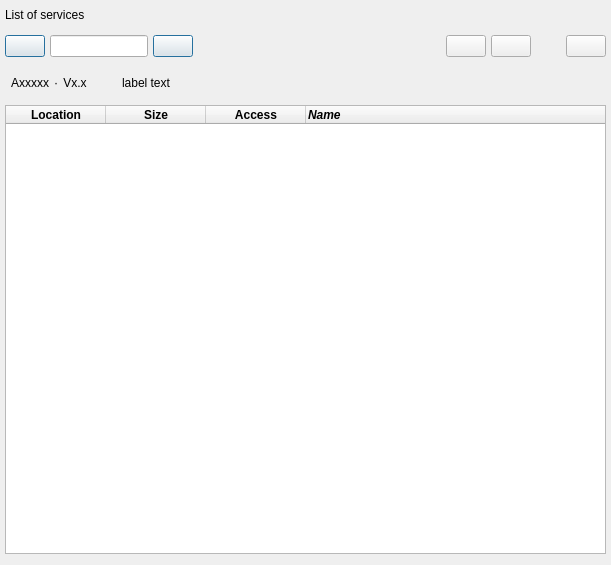
<?xml version="1.0" encoding="UTF-8"?>
<ui version="4.0">
 <class>ServiceListPage</class>
 <widget class="QWidget" name="ServiceListPage">
  <property name="geometry">
   <rect>
    <x>0</x>
    <y>0</y>
    <width>611</width>
    <height>565</height>
   </rect>
  </property>
  <property name="windowTitle">
   <string notr="true">Form</string>
  </property>
  <property name="styleSheet">
   <string notr="true">/* Allgemein */
QFrame[GuiRole=PageTitelFrame] { background: rgb(210, 210, 210); border-radius: 6px;	padding: 6px; }
QFrame[GuiRole=PageTitelFrame] QLabel {  font: bold 10pt; }
QFrame[GuiRole=GroupBox] { background: rgb(230, 230, 230); }

QPushButton[GuiRole=ToolBarButton] { border: 1px solid transparent; border-radius: 3px; padding: 3px; qproperty-iconSize: 24px; }
QPushButton[GuiRole=ToolBarButton]:hover { background: rgb(220, 220, 220); border-color: rgb(220, 220, 220); }
QPushButton[GuiRole=ToolBarButton]:pressed { background: rgb(220, 220, 220); border-color: rgb(110, 110, 110); }
QPushButton[GuiRole=ToolBarButton]:checked { background: rgb(220, 220, 220); border-color: rgb(110, 110, 110); }

/* Spezifisch */
QFrame#headerFrame { background: rgb(230, 230, 230); }
QFrame#headerFrame QLabel {  font: bold; }
QFrame#headerFrame QLabel#titleLabelText { font-style: italic; }
#QFrame#searchFrame { color: rgb(210, 210, 210); }
QTableWidget { border: 0px;}
QTableWidget QHeaderView::section:horizontal
{
	background: rgb(230,230, 230);
	color: rgb(12, 12, 12);
	font: bold;
	border: 1px solid transparent;
    padding: 4px 4px 4px 4px;
}
QTableWidget::item:selected { color: rgb(10, 10, 10); background-color: rgb(200, 200, 200); };
</string>
  </property>
  <layout class="QVBoxLayout" name="verticalLayout">
   <property name="spacing">
    <number>10</number>
   </property>
   <property name="leftMargin">
    <number>5</number>
   </property>
   <property name="topMargin">
    <number>5</number>
   </property>
   <property name="rightMargin">
    <number>5</number>
   </property>
   <property name="bottomMargin">
    <number>5</number>
   </property>
   <item>
    <widget class="QFrame" name="titleFrame">
     <property name="GuiRole" stdset="0">
      <string notr="true">PageTitelFrame</string>
     </property>
     <layout class="QHBoxLayout" name="horizontalLayout_28">
      <property name="leftMargin">
       <number>0</number>
      </property>
      <property name="topMargin">
       <number>0</number>
      </property>
      <property name="rightMargin">
       <number>0</number>
      </property>
      <property name="bottomMargin">
       <number>0</number>
      </property>
      <item>
       <widget class="QLabel" name="titelText">
        <property name="text">
         <string>List of services</string>
        </property>
       </widget>
      </item>
      <item>
       <spacer name="titelSpacer">
        <property name="orientation">
         <enum>Qt::Orientation::Horizontal</enum>
        </property>
        <property name="sizeHint" stdset="0">
         <size>
          <width>40</width>
          <height>20</height>
         </size>
        </property>
       </spacer>
      </item>
     </layout>
    </widget>
   </item>
   <item>
    <widget class="QFrame" name="toolBarFrame">
     <property name="styleSheet">
      <string notr="true"/>
     </property>
     <layout class="QHBoxLayout" name="horizontalLayout_29" stretch="0,0,0,1,0,0,0,0">
      <property name="spacing">
       <number>5</number>
      </property>
      <property name="leftMargin">
       <number>0</number>
      </property>
      <property name="topMargin">
       <number>0</number>
      </property>
      <property name="rightMargin">
       <number>0</number>
      </property>
      <property name="bottomMargin">
       <number>0</number>
      </property>
      <item>
       <widget class="QPushButton" name="clearSearchTextButton">
        <property name="sizePolicy">
         <sizepolicy hsizetype="Preferred" vsizetype="Fixed">
          <horstretch>0</horstretch>
          <verstretch>0</verstretch>
         </sizepolicy>
        </property>
        <property name="toolTip">
         <string>Clear search text</string>
        </property>
        <property name="icon">
         <iconset>
          <disabledoff>:/Symbols/ClearInput_P.png</disabledoff>
          <activeon>:/Symbols/ClearInput_A.png</activeon>
         </iconset>
        </property>
        <property name="iconSize">
         <size>
          <width>24</width>
          <height>24</height>
         </size>
        </property>
        <property name="default">
         <bool>true</bool>
        </property>
        <property name="GuiRole" stdset="0">
         <string notr="true">ToolBarButton</string>
        </property>
       </widget>
      </item>
      <item>
       <widget class="QLineEdit" name="searchText">
        <property name="sizePolicy">
         <sizepolicy hsizetype="Expanding" vsizetype="Fixed">
          <horstretch>0</horstretch>
          <verstretch>0</verstretch>
         </sizepolicy>
        </property>
        <property name="maximumSize">
         <size>
          <width>98</width>
          <height>16777215</height>
         </size>
        </property>
        <property name="toolTip">
         <string>Enter search text</string>
        </property>
        <property name="styleSheet">
         <string notr="true">max-width: 6em;</string>
        </property>
        <property name="maxLength">
         <number>100</number>
        </property>
       </widget>
      </item>
      <item>
       <widget class="QPushButton" name="findNextButton">
        <property name="sizePolicy">
         <sizepolicy hsizetype="Preferred" vsizetype="Fixed">
          <horstretch>0</horstretch>
          <verstretch>0</verstretch>
         </sizepolicy>
        </property>
        <property name="toolTip">
         <string>Find next</string>
        </property>
        <property name="icon">
         <iconset>
          <disabledoff>:/Symbols/Magnifier_P.png</disabledoff>
          <activeon>:/Symbols/Magnifier_A.png</activeon>
         </iconset>
        </property>
        <property name="iconSize">
         <size>
          <width>24</width>
          <height>24</height>
         </size>
        </property>
        <property name="default">
         <bool>true</bool>
        </property>
        <property name="GuiRole" stdset="0">
         <string notr="true">ToolBarButton</string>
        </property>
       </widget>
      </item>
      <item>
       <spacer name="toolBarSpacer_2">
        <property name="orientation">
         <enum>Qt::Orientation::Horizontal</enum>
        </property>
        <property name="sizeHint" stdset="0">
         <size>
          <width>10</width>
          <height>5</height>
         </size>
        </property>
       </spacer>
      </item>
      <item>
       <widget class="QPushButton" name="reloadButton">
        <property name="sizePolicy">
         <sizepolicy hsizetype="Preferred" vsizetype="Fixed">
          <horstretch>0</horstretch>
          <verstretch>0</verstretch>
         </sizepolicy>
        </property>
        <property name="toolTip">
         <string>Reload service map</string>
        </property>
        <property name="icon">
         <iconset>
          <disabledoff>:/Symbols/Reload_P.png</disabledoff>
          <activeon>:/Symbols/Reload_A.png</activeon>
         </iconset>
        </property>
        <property name="iconSize">
         <size>
          <width>24</width>
          <height>24</height>
         </size>
        </property>
        <property name="GuiRole" stdset="0">
         <string notr="true">ToolBarButton</string>
        </property>
       </widget>
      </item>
      <item>
       <widget class="QPushButton" name="openInEditorButton">
        <property name="enabled">
         <bool>true</bool>
        </property>
        <property name="sizePolicy">
         <sizepolicy hsizetype="Preferred" vsizetype="Fixed">
          <horstretch>0</horstretch>
          <verstretch>0</verstretch>
         </sizepolicy>
        </property>
        <property name="toolTip">
         <string>Open service map in external in editor</string>
        </property>
        <property name="icon">
         <iconset>
          <disabledoff>:/Symbols/OpenExternal_P.png</disabledoff>
          <activeon>:/Symbols/OpenExternal_A.png</activeon>
         </iconset>
        </property>
        <property name="iconSize">
         <size>
          <width>24</width>
          <height>24</height>
         </size>
        </property>
        <property name="GuiRole" stdset="0">
         <string notr="true">ToolBarButton</string>
        </property>
       </widget>
      </item>
      <item>
       <spacer name="toolBarSpacer_3">
        <property name="orientation">
         <enum>Qt::Orientation::Horizontal</enum>
        </property>
        <property name="sizeType">
         <enum>QSizePolicy::Policy::Fixed</enum>
        </property>
        <property name="sizeHint" stdset="0">
         <size>
          <width>30</width>
          <height>5</height>
         </size>
        </property>
       </spacer>
      </item>
      <item>
       <widget class="QPushButton" name="moreButton">
        <property name="sizePolicy">
         <sizepolicy hsizetype="Preferred" vsizetype="Fixed">
          <horstretch>0</horstretch>
          <verstretch>0</verstretch>
         </sizepolicy>
        </property>
        <property name="toolTip">
         <string>Menu</string>
        </property>
        <property name="icon">
         <iconset>
          <disabledoff>:/Symbols/More_P.png</disabledoff>
          <activeon>:/Symbols/More_A.png</activeon>
         </iconset>
        </property>
        <property name="iconSize">
         <size>
          <width>24</width>
          <height>24</height>
         </size>
        </property>
        <property name="GuiRole" stdset="0">
         <string notr="true">ToolBarButton</string>
        </property>
       </widget>
      </item>
     </layout>
    </widget>
   </item>
   <item>
    <layout class="QVBoxLayout" name="bodyLayout">
     <property name="spacing">
      <number>6</number>
     </property>
     <item>
      <widget class="QFrame" name="headerFrame">
       <layout class="QHBoxLayout" name="horizontalLayout_2">
        <property name="spacing">
         <number>5</number>
        </property>
        <property name="leftMargin">
         <number>6</number>
        </property>
        <property name="topMargin">
         <number>6</number>
        </property>
        <property name="rightMargin">
         <number>6</number>
        </property>
        <property name="bottomMargin">
         <number>6</number>
        </property>
        <item>
         <widget class="QLabel" name="titleApplicationTypeText">
          <property name="text">
           <string notr="true">Axxxxx</string>
          </property>
          <property name="alignment">
           <set>Qt::AlignmentFlag::AlignLeading|Qt::AlignmentFlag::AlignLeft|Qt::AlignmentFlag::AlignVCenter</set>
          </property>
         </widget>
        </item>
        <item>
         <widget class="QLabel" name="label_4">
          <property name="text">
           <string notr="true">·</string>
          </property>
          <property name="alignment">
           <set>Qt::AlignmentFlag::AlignCenter</set>
          </property>
         </widget>
        </item>
        <item>
         <widget class="QLabel" name="titleApplicationVersionText">
          <property name="text">
           <string notr="true">Vx.x</string>
          </property>
          <property name="alignment">
           <set>Qt::AlignmentFlag::AlignCenter</set>
          </property>
         </widget>
        </item>
        <item>
         <spacer name="spacer_3">
          <property name="orientation">
           <enum>Qt::Orientation::Horizontal</enum>
          </property>
          <property name="sizeType">
           <enum>QSizePolicy::Policy::Fixed</enum>
          </property>
          <property name="sizeHint" stdset="0">
           <size>
            <width>30</width>
            <height>20</height>
           </size>
          </property>
         </spacer>
        </item>
        <item>
         <widget class="QLabel" name="titleLabelText">
          <property name="text">
           <string notr="true">label text</string>
          </property>
         </widget>
        </item>
        <item>
         <spacer name="spacer_4">
          <property name="orientation">
           <enum>Qt::Orientation::Horizontal</enum>
          </property>
          <property name="sizeHint" stdset="0">
           <size>
            <width>10</width>
            <height>20</height>
           </size>
          </property>
         </spacer>
        </item>
       </layout>
      </widget>
     </item>
     <item>
      <widget class="QTableWidget" name="serviceList">
       <property name="contextMenuPolicy">
        <enum>Qt::ContextMenuPolicy::CustomContextMenu</enum>
       </property>
       <property name="selectionMode">
        <enum>QAbstractItemView::SelectionMode::SingleSelection</enum>
       </property>
       <property name="selectionBehavior">
        <enum>QAbstractItemView::SelectionBehavior::SelectRows</enum>
       </property>
       <property name="showGrid">
        <bool>true</bool>
       </property>
       <property name="cornerButtonEnabled">
        <bool>false</bool>
       </property>
       <attribute name="horizontalHeaderStretchLastSection">
        <bool>true</bool>
       </attribute>
       <attribute name="verticalHeaderVisible">
        <bool>false</bool>
       </attribute>
       <column>
        <property name="text">
         <string>Location</string>
        </property>
        <property name="font">
         <font>
          <bold>true</bold>
         </font>
        </property>
       </column>
       <column>
        <property name="text">
         <string>Size</string>
        </property>
        <property name="font">
         <font>
          <bold>true</bold>
         </font>
        </property>
       </column>
       <column>
        <property name="text">
         <string>Access</string>
        </property>
        <property name="font">
         <font>
          <bold>true</bold>
         </font>
        </property>
       </column>
       <column>
        <property name="text">
         <string>Name</string>
        </property>
        <property name="font">
         <font>
          <italic>true</italic>
          <bold>true</bold>
         </font>
        </property>
        <property name="textAlignment">
         <set>AlignLeading|AlignVCenter</set>
        </property>
       </column>
      </widget>
     </item>
     <item>
      <widget class="ServiceDetailsView" name="serviceDetailsView" native="true"/>
     </item>
    </layout>
   </item>
  </layout>
  <action name="reloadMenuItem">
   <property name="icon">
    <iconset>
     <disabledoff>:/Symbols/Reload_P.png</disabledoff>
     <activeon>:/Symbols/Reload_A.png</activeon>
    </iconset>
   </property>
   <property name="text">
    <string>Reload service map</string>
   </property>
   <property name="toolTip">
    <string>Reload service map of current device</string>
   </property>
   <property name="menuRole">
    <enum>QAction::MenuRole::NoRole</enum>
   </property>
  </action>
  <action name="downloadMeniItem">
   <property name="icon">
    <iconset>
     <disabledoff>:/Symbols/Download_P.png</disabledoff>
     <activeon>:/Symbols/Download_A.png</activeon>
    </iconset>
   </property>
   <property name="text">
    <string>Download service map</string>
   </property>
   <property name="toolTip">
    <string>Download service map of current device</string>
   </property>
   <property name="menuRole">
    <enum>QAction::MenuRole::NoRole</enum>
   </property>
  </action>
  <action name="importMenuItem">
   <property name="icon">
    <iconset>
     <disabledoff>:/Symbols/ImportServiceMap_P.png</disabledoff>
     <activeon>:/Symbols/ImportServiceMap_A.png</activeon>
    </iconset>
   </property>
   <property name="text">
    <string>Import service map</string>
   </property>
   <property name="toolTip">
    <string>Import service map of current device</string>
   </property>
   <property name="menuRole">
    <enum>QAction::MenuRole::NoRole</enum>
   </property>
  </action>
  <action name="openInEditorMenuItem">
   <property name="icon">
    <iconset>
     <disabledoff>:/Symbols/OpenExternal_P.png</disabledoff>
     <activeoff>:/Symbols/OpenExternal_A.png</activeoff>
    </iconset>
   </property>
   <property name="text">
    <string>Open service map in editor</string>
   </property>
   <property name="toolTip">
    <string>Open service map in external in editor</string>
   </property>
   <property name="menuRole">
    <enum>QAction::MenuRole::NoRole</enum>
   </property>
  </action>
  <action name="copyToClipboardMenuItem">
   <property name="icon">
    <iconset>
     <disabledoff>:/Symbols/CopyToClipboard_P.png</disabledoff>
     <activeon>:/Symbols/CopyToClipboard_A.png</activeon>
    </iconset>
   </property>
   <property name="text">
    <string>Copy service map to clipboard</string>
   </property>
   <property name="toolTip">
    <string>Copy service map to clipboard</string>
   </property>
   <property name="menuRole">
    <enum>QAction::MenuRole::NoRole</enum>
   </property>
  </action>
  <action name="customAccessMenuItem">
   <property name="icon">
    <iconset>
     <disabledoff>:/Symbols/CustomAccess_P.png</disabledoff>
     <activeon>:/Symbols/CustomAccess_A.png</activeon>
    </iconset>
   </property>
   <property name="text">
    <string>Custom access</string>
   </property>
   <property name="toolTip">
    <string>Open custom access page</string>
   </property>
   <property name="menuRole">
    <enum>QAction::MenuRole::NoRole</enum>
   </property>
  </action>
 </widget>
 <customwidgets>
  <customwidget>
   <class>ServiceDetailsView</class>
   <extends>QWidget</extends>
   <header>ServiceDetailsView.h</header>
   <container>1</container>
  </customwidget>
 </customwidgets>
 <resources/>
 <connections/>
</ui>
